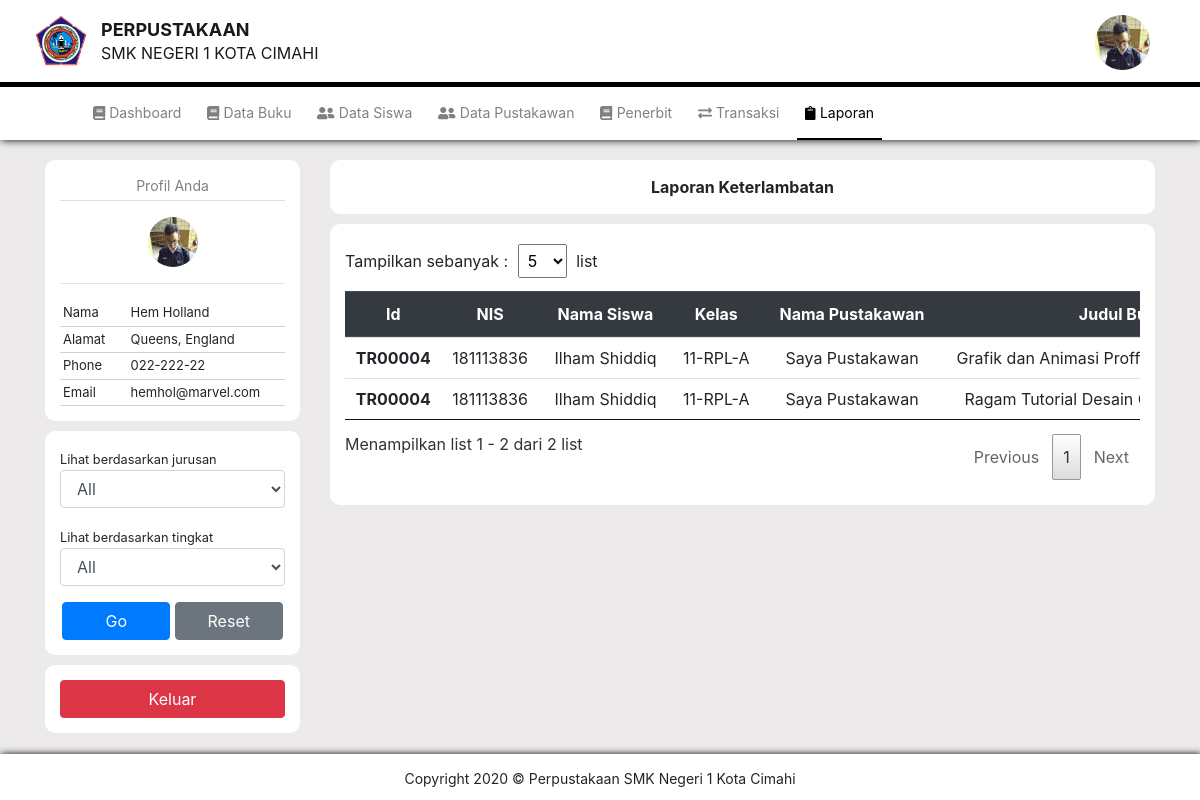
The page /pustakawan/keterlambatan.php?id=P001 on the database its author committed.
### tables this page shows
CREATE TABLE `pustakawan` (
  `idPustakawan` varchar(4) NOT NULL,
  `nama` varchar(50) DEFAULT NULL,
  `alamat` varchar(100) DEFAULT NULL,
  `phone` varchar(15) DEFAULT NULL,
  `email` varchar(50) DEFAULT NULL,
  `image` varchar(100) DEFAULT NULL
);

CREATE TABLE `transaksi` (
  `idTransaksi` varchar(7) NOT NULL,
  `nis` varchar(9) DEFAULT NULL,
  `idPustakawan` varchar(4) DEFAULT NULL,
  `tglPinjam` date DEFAULT NULL
);

CREATE TABLE `siswa` (
  `nis` varchar(9) NOT NULL,
  `nama` varchar(100) DEFAULT NULL,
  `alamat` varchar(150) DEFAULT NULL,
  `jurusan` varchar(5) DEFAULT NULL,
  `tingkat` char(2) DEFAULT NULL,
  `kelas` char(1) DEFAULT NULL,
  `phone` varchar(15) DEFAULT NULL,
  `email` varchar(50) DEFAULT NULL,
  `image` varchar(100) DEFAULT NULL
);

CREATE TABLE `buku` (
  `idBuku` varchar(6) NOT NULL,
  `idKategori` varchar(5) DEFAULT NULL,
  `judul` varchar(150) DEFAULT NULL,
  `idPenerbit` varchar(5) DEFAULT NULL,
  `penulis` varchar(50) DEFAULT NULL,
  `qty` int(11) DEFAULT NULL,
  `image` varchar(50) DEFAULT NULL,
  `sinopsis` text DEFAULT NULL
);

### pustakawan/keterlambatan.php (the view, shortened to what this page needs)
<?php
  require "../proses/koneksi.php";
  $id = $_GET['id'];
  $query = "SELECT * FROM pustakawan, login WHERE pustakawan.idPustakawan=:id AND pustakawan.idPustakawan=login.idPustakawan";
  $result = $con->prepare($query);
  $result->bindParam(':id', $id);
  $result->execute();
  while($row = $result->fetch(PDO::FETCH_ASSOC)){
    $nama = $row['nama'];
    $alamat = $row['alamat'];
    $phone = $row['phone'];
    $email = $row['email'];
    $image = $row['image'];
  }
?><!doctype html>
<html lang="en">
  <head>
    <link rel="stylesheet" href="../assets/css/bootstrap.min.css">
    <link rel="stylesheet" href="style.css">
    <link rel="stylesheet" href="../assets/css/all.min.css">
    <link rel="stylesheet" href="../assets/css/navbar.css">
    <link rel="stylesheet" href="../assets/css/datatables.css">
  </head>
  <body>
    <nav class="navbar navbar-light">
      <div class="container-fluid">
        <a class="navbar-brand" href="#">
          <img src="../assets/img/brand/logo.png" width="60" class="d-inline-block align-top" alt="">
          <p class="judul-pertama">perpustakaan</p>
          <p class="judul-kedua">smk negeri 1 kota cimahi</p>
        </a>
      </div>
    </nav>
    <img src="../upload/<?php echo $image; ?>" class="foto-pustakawan foto foto-edit" width="55" height="55" >
    <nav class="navbar2 navbar-expand-lg navbar-light">
        <div class="collapse navbar-collapse" id="navbarNavAltMarkup">
          <div class="navbar-nav">
            <a class="nav-item nav-link disabled" href="home.php?id=<?php echo $id ?>"><i class="fas fa-book"></i>&nbsp;Dashboard</a>
            <a class="nav-item nav-link disabled" href="data-buku.php?id=<?php echo $id ?>"><i class="fas fa-book"></i>&nbsp;Data Buku</a>
            <a class="nav-item nav-link disabled" href="data-siswa.php?id=<?php echo $id ?>"><i class="fas fa-user-friends"></i>&nbsp;Data Siswa</a>
            <a class="nav-link disabled nav-item" href="data-pustakawan.php?id=<?php echo $id ?>"><i class="fas fa-user-friends"></i>&nbsp;Data Pustakawan</a>
            <a class="nav-item nav-link disabled" href="penerbit.php?id=<?php echo $id ?>"><i class="fas fa-book"></i>&nbsp;Penerbit</a>
            <a class="nav-link disabled nav-item" href="transaksi.php?id=<?php echo $id ?>"><i class="fas fa-exchange-alt"></i>&nbsp;Transaksi</a>
            <a class="nav-item nav-link aktif" href="#"><i class="fas fa-clipboard"></i>&nbsp;Laporan</a>
          </div>
        </div>
    </nav>
    <div class="content">
      <div class="container">
        <div class="row">
            <div class="col-lg-3">
                <div class="a">
                  <div class="your-profile-title text-center pb-1 mb-3">
                    Profil Anda
                  </div>
                  <div class="data-admin">
                    <div class="foto-admin text-center">
                    <img src="../upload/<?php echo $image; ?>" class="foto foto-edit" width="50"  height="50">
                      <hr>
                    </div>
                    <div class="data-admin">
                      <table style="width: 100%;">
                        <tr class="row-data-admin">
                          <td style="width: 30%; vertical-align: top;">Nama</td>
                          <td style="width: 70%;"><?php echo $nama; ?></td>
                        </tr>
                        <tr class="row-data-admin">
                          <td style="vertical-align: top;">Alamat</td>
                          <td><?php echo $alamat; ?></td>
                        </tr>
                        <tr class="row-data-admin">
                          <td style="vertical-align: top;">Phone</td>
                          <td><?php echo $phone; ?></td>
                        </tr>
                        <tr class="row-data-admin">
                          <td style="vertical-align: top;">Email</td>
                          <td><?php echo $email; ?></td>
                        </tr>
                      </table>
                    </div>
                  </div>
                </div>
                <div class="a">
                  <form action="" method="post">
                    <div class="form-group">
                      <small>Lihat berdasarkan jurusan</small>
                      <select class="form-control" name="jurusan">
                        <option value="All">All</option>
                      </select>
                    </div>
                    <div class="form-group">
                    <small>Lihat berdasarkan tingkat</small>
                    <select class="form-control" name="tingkat">
                        <option value="All">All</option>
                      </select>
                    </div>
                    <div class="form-inline">
                    <button type="submit" class="btn btn-primary" name="go" style="color: white; width: 48%; margin: auto;">Go</button>
                    <button type="submit" class="btn btn-secondary" name="reset" style="color: white; width: 48%; margin: auto;">Reset</button>
                    </div>
                  </form>
                </div>
                <div class="a">
                    <a type="submit" class="btn btn-danger" style="width: 100%; color: white;" data-toggle="modal" data-target="#batal">Keluar</a>
                </div>
              </div>
          <div class="col-lg-9">
            <div class="a">
                <div class="row justify-content-start">
                    <div class="col-12 judul-act">
                        Laporan Keterlambatan
                    </div>
                </div>
            </div>
            <div class="a">
                <div class="table-responsive">
                    <table class="table table-hover" style="width: 160%;" id="tblaporan">
                        <thead class="thead-dark">
                          <tr class="text-center">
                            <th scope="col">Id</th>
                            <th scope="col">NIS</th>
                            <th scope="col">Nama Siswa</th>
                            <th scope="col">Kelas</th>
                            <th scope="col">Nama Pustakawan</th>
                            <th scope="col">Judul Buku</th>
                          </tr>
                        </thead>
                        <tbody>
                        <?php
                              if(isset($_POST['go'])){
                                $jur = $_POST['jurusan'];
                                $tk = $_POST['tingkat'];
                                if($jur != "All" && $tk != "All"){
                                    $tran = $con->prepare("SELECT t.idTransaksi,(TIMESTAMPDIFF(DAY,t.tglPinjam,d.tglDikembalikan))-3 as telat, d.idBuku, d.status, s.nis, s.nama, p.nama as namap, b.judul, t.tglPinjam, s.kelas, s.jurusan, s.tingkat FROM transaksi t, detailTransaksi d, siswa s, pustakawan p, buku b WHERE t.idTransaksi=d.idTransaksi AND t.nis=s.nis AND t.idPustakawan=p.idPustakawan AND d.idBuku=b.idBuku AND d.status=1 AND (d.tglDikembalikan-t.tglPinjam) > 3 AND s.jurusan=:jur AND s.tingkat=:tk");
                                    $tran->bindParam(':jur', $jur);
                                    $tran->bindParam(':tk', $tk);
                                    $tran->execute();
                                } else if($jur == "All" && $tk != "All"){
                                    $tran = $con->prepare("SELECT t.idTransaksi,(TIMESTAMPDIFF(DAY,t.tglPinjam,d.tglDikembalikan))-3 as telat, d.idBuku, d.status, s.nis, s.nama, p.nama as namap, b.judul, t.tglPinjam, s.kelas, s.jurusan, s.tingkat FROM transaksi t, detailTransaksi d, siswa s, pustakawan p, buku b WHERE t.idTransaksi=d.idTransaksi AND t.nis=s.nis AND t.idPustakawan=p.idPustakawan AND d.idBuku=b.idBuku AND d.status=1 AND (d.tglDikembalikan-t.tglPinjam) > 3 AND s.tingkat=:tk");
                                    $tran->bindParam(':tk', $tk);
                                    $tran->execute();
                                } else if($jur != "All" && $tk == "All"){
                                    $tran = $con->prepare("SELECT t.idTransaksi,(TIMESTAMPDIFF(DAY,t.tglPinjam,d.tglDikembalikan))-3 as telat, d.idBuku, d.status, s.nis, s.nama, p.nama as namap, b.judul, t.tglPinjam, s.kelas, s.jurusan, s.tingkat FROM transaksi t, detailTransaksi d, siswa s, pustakawan p, buku b WHERE t.idTransaksi=d.idTransaksi AND t.nis=s.nis AND t.idPustakawan=p.idPustakawan AND d.idBuku=b.idBuku AND d.status=1 AND (d.tglDikembalikan-t.tglPinjam) > 3 AND s.jurusan=:jur");
                                    $tran->bindParam(':jur', $jur);
                                    $tran->execute();
                                } else {
                                    $tran = $con->prepare("SELECT t.idTransaksi,(TIMESTAMPDIFF(DAY,t.tglPinjam,d.tglDikembalikan))-3 as telat, d.idBuku, d.status, s.nis, s.nama, p.nama as namap, b.judul, t.tglPinjam, s.kelas, s.jurusan, s.tingkat FROM transaksi t, detailTransaksi d, siswa s, pustakawan p, buku b WHERE t.idTransaksi=d.idTransaksi AND t.nis=s.nis AND t.idPustakawan=p.idPustakawan AND d.idBuku=b.idBuku AND d.status=1 AND (d.tglDikembalikan-t.tglPinjam) > 3");
                                    $tran->execute();
                                }
                              } else {
                                $tran = $con->prepare("SELECT t.idTransaksi,(TIMESTAMPDIFF(DAY,t.tglPinjam,d.tglDikembalikan))-3 as telat, d.idBuku, d.status, s.nis, s.nama, p.nama as namap, b.judul, t.tglPinjam, s.kelas, s.jurusan, s.tingkat FROM transaksi t, detailTransaksi d, siswa s, pustakawan p, buku b WHERE t.idTransaksi=d.idTransaksi AND t.nis=s.nis AND t.idPustakawan=p.idPustakawan AND d.idBuku=b.idBuku AND d.status=1 AND (d.tglDikembalikan-t.tglPinjam) > 3");
                                $tran->execute();
                              }
                              while($t = $tran->fetch(PDO::FETCH_ASSOC)){
                          ?>
                          <tr class="text-center">
                            <th scope="row"><?php echo $t['idTransaksi']; ?></th>
                            <td><?php echo $t['nis']; ?></td>
                            <td><?php echo $t['nama']; ?></td>
                            <td><?php echo $t['tingkat']."-".$t['jurusan']."-".$t['kelas']; ?></td>
                            <td><?php echo $t['namap']; ?></td>
                            <td><?php echo $t['judul']; ?></td>
                          </tr>
                              <?php } ?>
                        </tbody>
                    </table>
                </div>
            </div>
          </div>
        </div>
      </div>
    </div>
    <div class="footer text-center">
      Copyright 2020 &copy; Perpustakaan SMK Negeri 1 Kota Cimahi
    </div>
  </body>
</html>

### pustakawan/style.css (style rules this page uses)
body { background-color: rgb(236, 234, 234); }
.navbar, .navbar2 { background-color: #fff; }
.navbar { border-bottom: 5px solid black; }
.navbar a.navbar-brand img { float: left; margin-right: 10px; }
.navbar a.navbar-brand p { font-size: 18px; text-transform: uppercase; line-height: 0; }
.navbar a.navbar-brand p.judul-pertama { font-weight: bold; margin-top: 17px; }
.navbar a.navbar-brand p.judul-kedua { margin-top: 23px; font-size: 16px; }
a.aktif { border-bottom: 2px black solid; }
.foto-pustakawan { position: absolute; top: 15px; right: 50px; }
img.foto { border-radius: 100px; }
img.foto-edit { cursor: pointer; }
.navbar2 { box-shadow: 1px 0px 8px black; }
.navbar2 .navbar-nav { margin-left: 85px; }
.navbar2 a.nav-item { font-size: 14px; color: black !important; margin-right: 10px; padding: 15px; }
.navbar2 a.disabled { color: gray !important; }
.content { margin-top: 10px; min-height: 73vh; }
.a { width: 100%; background-color: rgb(255, 255, 255); border-radius: 10px; padding: 15px; margin-top: 10px; }
.content .data-admin table tr.row-data-admin { border-bottom: 1px solid rgb(211, 209, 209); }
.content .data-admin table tr td { font-size: 13px; padding: 3px; }
.footer { width: 100%; padding: 14px; font-size: 14px; background-color: #fff; margin-top: 20px; box-shadow: 1px 0px 7px black; }
.your-profile-title { font-size: 14px; color: gray; border-bottom: rgb(224, 224, 224) 1px solid; }

### assets/css/navbar.css (style rules this page uses)
.judul-act { font-weight: bold; text-align: center; font-size: 16px; }

### assets/css/datatables.css (style rules this page uses)
table.dataTable { width: 100%; margin: 0 auto; clear: both; border-collapse: separate; border-spacing: 0; }
table.dataTable thead th, table.dataTable tfoot th { font-weight: bold; }
table.dataTable thead th, table.dataTable thead td { padding: 10px 18px; border-bottom: 1px solid #111; }
table.dataTable thead .sorting, table.dataTable thead .sorting_asc, table.dataTable thead .sorting_desc, table.dataTable thead .sorting_asc_disabled, table.dataTable thead .sorting_desc_disabled { cursor: pointer; *cursor: hand; background-repeat: no-repeat; background-position: center right; }
table.dataTable thead .sorting { background-image: url("DataTables-1.10.20/images/sort_both.png"); }
table.dataTable thead .sorting_asc { background-image: url("DataTables-1.10.20/images/sort_asc.png"); }
table.dataTable tbody tr { background-color: #ffffff; }
table.dataTable tbody th, table.dataTable tbody td { padding: 8px 10px; }
table.dataTable.no-footer { border-bottom: 1px solid #111; }
table.dataTable, table.dataTable th, table.dataTable td { box-sizing: content-box; }

### rows shown on the page
pustakawan: image (picture), nama "Hem Holland", alamat "Queens, England", phone "022-222-22", email "hemhol@marvel.com"
transaksi: idTransaksi "TR00004", nis.nis "181113836", nis.nama "Ilham Shiddiq", nis.tingkat "11", nis.jurusan "RPL", nis.kelas "A", idPustakawan.nama "Saya Pustakawan", buku.judul "Grafik dan Animasi…", buku.judul "Ragam Tutorial Desain…"
